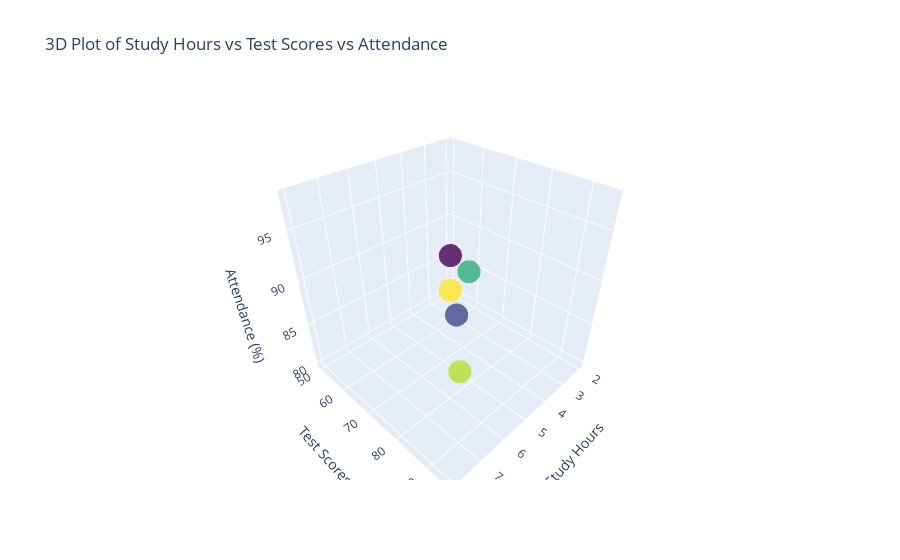

Write notebook code for a chart like this one.
### Code cell
import pandas as pd
import plotly.graph_objs as go
from plotly.offline import iplot, init_notebook_mode

# Initialize Plotly for offline use
init_notebook_mode(connected=True)

# Create a meaningful DataFrame for 3D plotting
data = {
    'study_hours': [2, 5, 7, 3, 8],
    'test_scores': [50, 78, 90, 60, 95],
    'attendance_percent': [85, 92, 88, 80, 98],
    'student_names': ['Alice', 'Bob', 'Charlie', 'David', 'Eva']
}

# Create DataFrame
df = pd.DataFrame(data)

# Create the 3D scatter plot
trace = go.Scatter3d(
    x=df['study_hours'],
    y=df['test_scores'],
    z=df['attendance_percent'],
    mode='markers',
    marker=dict(
        size=8,
        color=df['test_scores'],        # Correctly assign color based on test scores
        colorscale='Viridis',           # Colorscale for markers
        opacity=0.8
    ),
    text=df['student_names']  # Hover text for student names
)

# Define layout
layout = go.Layout(
    title='3D Plot of Study Hours vs Test Scores vs Attendance',
    scene=dict(
        xaxis=dict(title='Study Hours'),
        yaxis=dict(title='Test Scores'),
        zaxis=dict(title='Attendance (%)')
    )
)

# Create figure
fig = go.Figure(data=[trace], layout=layout)

# Plot the figure
iplot(fig)

### Figure 1 — Plotly figure (JSON) as saved in the notebook; plotly's stock layout.template omitted (floating-point values rounded to 4 significant figures)
{"data": [{"marker": {"color": [50, 78, 90, 60, 95], "colorscale": [[0, "#440154"], [0.1111, "#482878"], [0.2222, "#3e4989"], [0.3333, "#31688e"], [0.4444, "#26828e"], [0.5556, "#1f9e89"], [0.6667, "#35b779"], [0.7778, "#6ece58"], [0.8889, "#b5de2b"], [1, "#fde725"]], "opacity": 0.8, "size": 8}, "mode": "markers", "text": ["Alice", "Bob", "Charlie", "David", "Eva"], "type": "scatter3d", "x": [2, 5, 7, 3, 8], "y": [50, 78, 90, 60, 95], "z": [85, 92, 88, 80, 98]}], "layout": {"scene": {"xaxis": {"title": {"text": "Study Hours"}}, "yaxis": {"title": {"text": "Test Scores"}}, "zaxis": {"title": {"text": "Attendance (%)"}}}, "title": {"text": "3D Plot of Study Hours vs Test Scores vs Attendance"}}}
